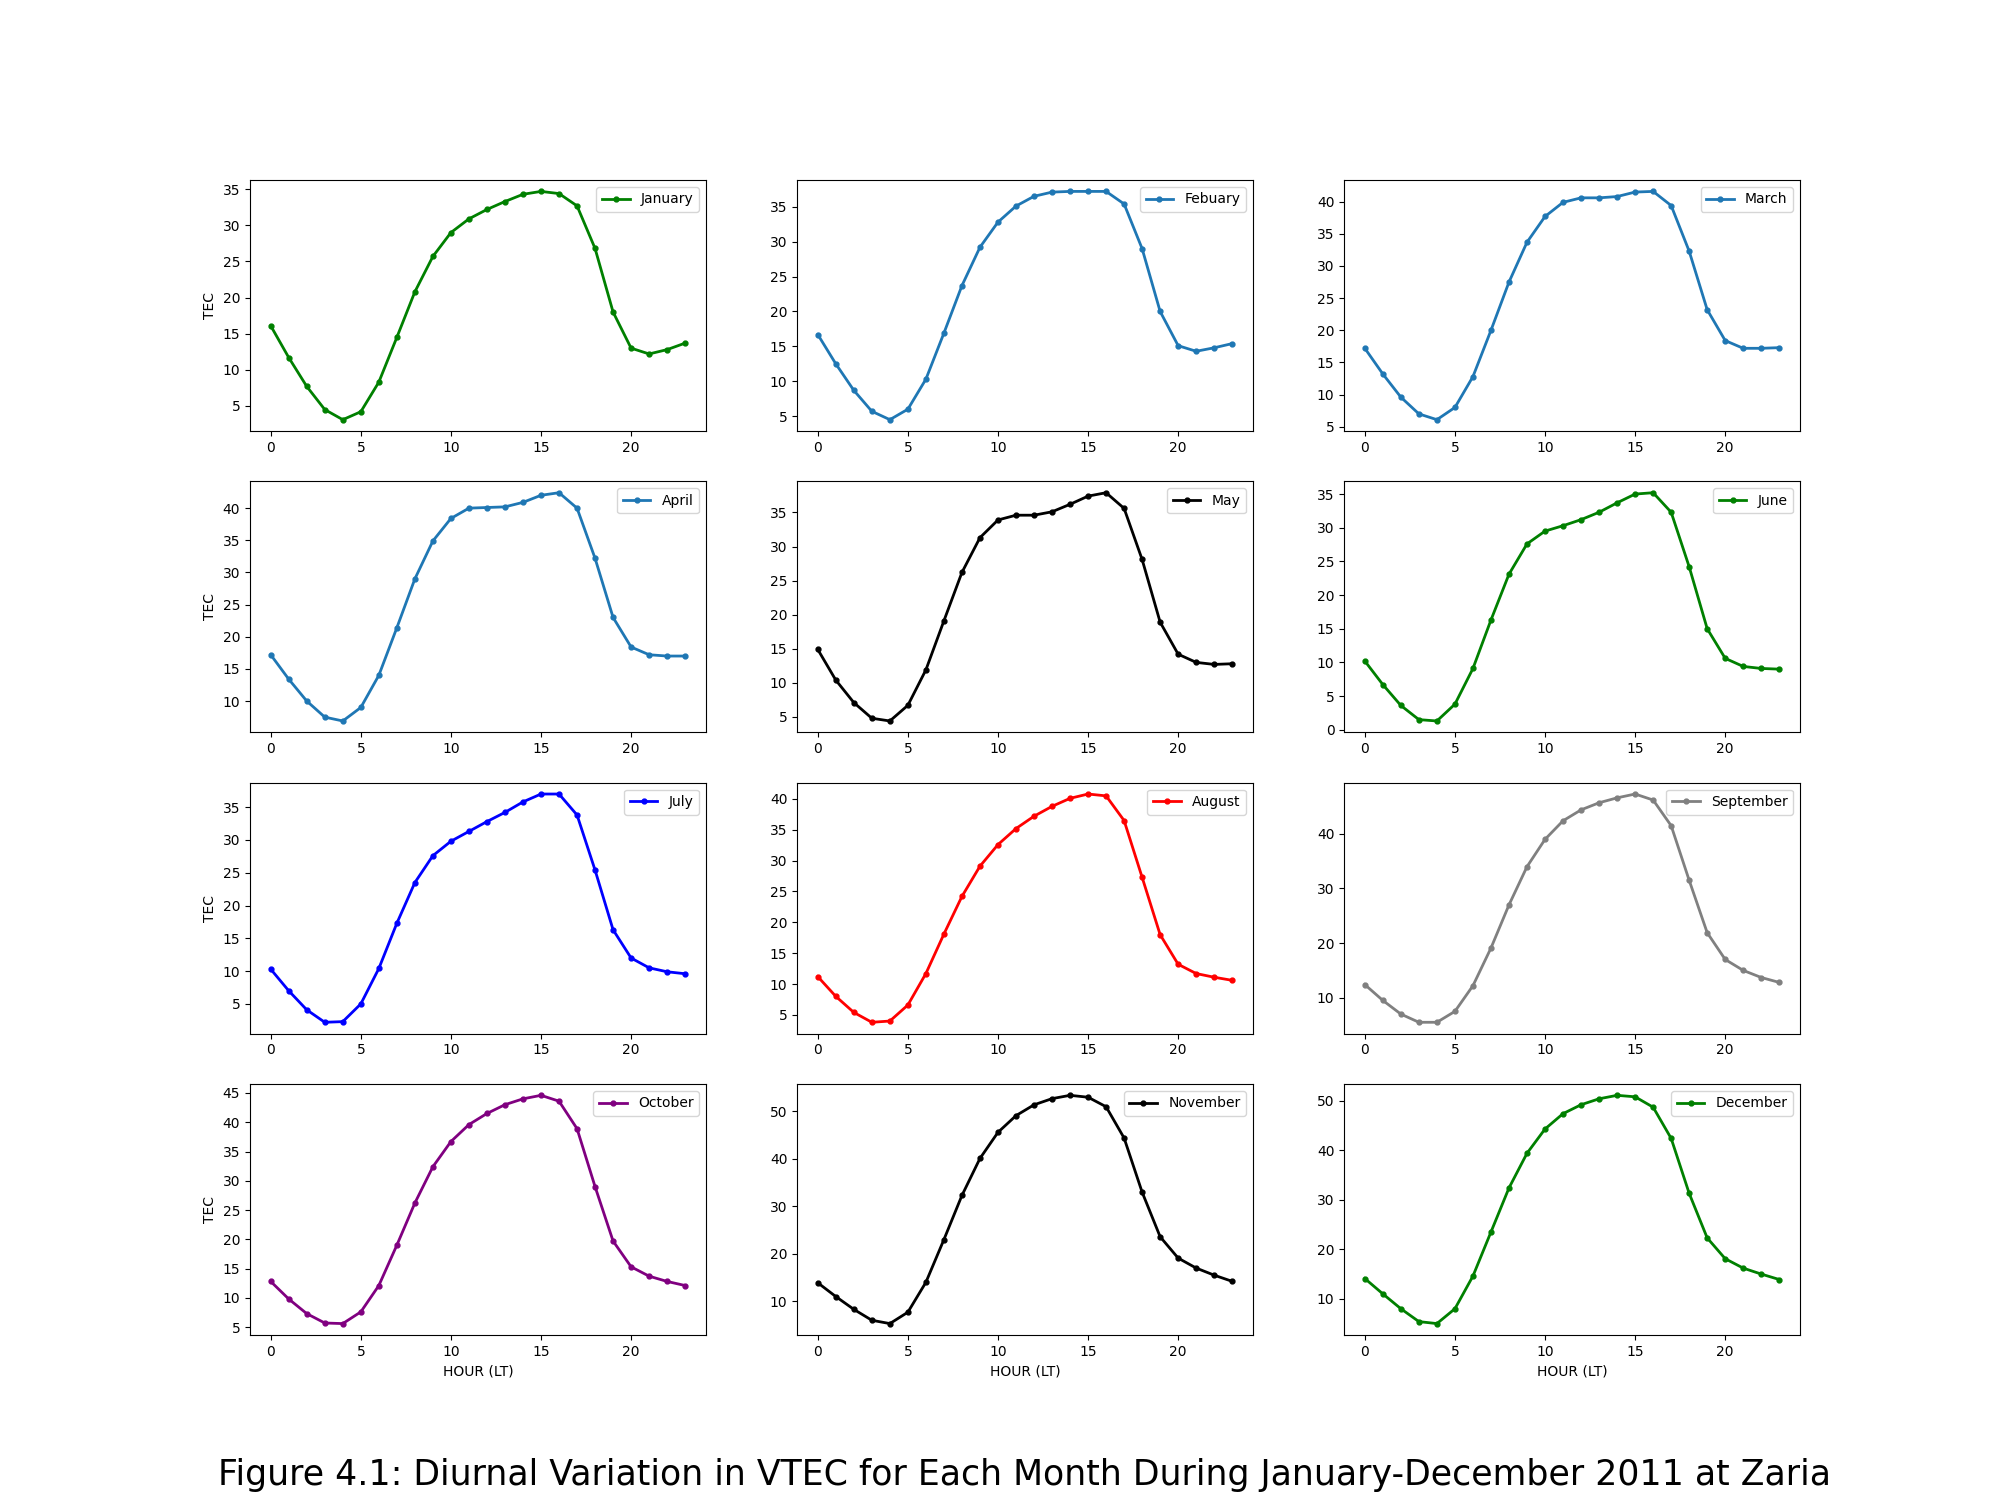

This chart was generated by the following Python code:
import matplotlib.pyplot as plt
import numpy as np

fig, axs = plt.subplots(4, 3)
  

#plot 1

x = [0, 1, 2, 3, 4, 5, 6, 7, 8, 9, 10, 11, 12, 13, 14, 15, 16, 17, 18, 19, 20, 21, 22, 23]
y = [16.1, 11.7, 7.7, 4.5, 3.1, 4.2, 8.3, 14.5, 20.8, 25.7, 29.0, 30.9, 32.2, 33.3, 34.3, 34.7, 34.4,32.7, 26.8, 18, 13.0, 12.2, 12.8, 13.7]


axs[0, 0].set_ylabel("TEC")

axs[0, 0].plot(x, y, marker="o", label="January", linewidth=2.0, markersize=3.5, color="green")


fig.set_size_inches(20, 15)
axs[0,0].legend()




#plot 2

x = [0, 1, 2, 3, 4, 5, 6, 7, 8, 9, 10, 11, 12, 13, 14, 15, 16, 17, 18, 19, 20, 21, 22, 23]
y = [16.7, 12.5, 8.7, 5.7, 4.5, 6.0, 10.3, 16.9, 23.7, 29.2, 32.8, 35.1, 36.5, 37.1, 37.2, 37.2, 37.2, 35.4, 29.0, 20.0, 15.1, 14.3, 14.8, 15.4]

axs[0, 1].plot(x, y, marker="o", label="Febuary", linewidth=2.0, markersize=3.5)
fig.set_size_inches(20, 15)
axs[0,1].legend()


x = [0, 1, 2, 3, 4, 5, 6, 7, 8, 9, 10, 11, 12, 13, 14, 15, 16, 17, 18, 19, 20, 21, 22, 23]
y = [17.2, 13.2, 9.6, 7.0, 6.1, 8.0, 12.8, 20.0, 27.5, 33.7, 37.7, 39.9, 40.6, 40.6, 40.8, 41.5, 41.6, 39.4, 32.3, 23.2, 18.4, 17.2, 17.2, 17.3]

axs[0,2].plot(x, y, marker="o", label="March", linewidth=2.0, markersize=3.5)
fig.set_size_inches(20, 15)
axs[0,2].legend()


#plot 4

x = [0, 1, 2, 3, 4, 5, 6, 7, 8, 9, 10, 11, 12, 13, 14, 15, 16, 17, 18, 19, 20, 21, 22, 23]
y = [
17.2, 13.4, 10.0,7.5, 6.9, 9.0, 14.0, 21.4, 29.0, 34.9, 38.4, 40.0, 40.1, 40.2, 40.9, 42.0, 42.4, 40.0, 32.2, 23.0, 18.4, 17.2, 17.0, 17.0]

axs[1, 0].plot(x, y, marker="o", label="April", linewidth=2.0, markersize=3.5)
axs[1, 0].set_ylabel("TEC")
fig.set_size_inches(20, 15)
axs[1,0].legend()

#plot 5

x = [0, 1, 2, 3, 4, 5, 6, 7, 8, 9, 10, 11, 12, 13, 14, 15, 16, 17, 18, 19, 20, 21, 22, 23]
y = [14.9, 10.4, 7.1, 4.8, 4.4, 6.7, 11.9, 19.1, 26.2, 31.3, 33.9, 34.6, 34.6, 35.1, 36.2, 37.4, 37.9, 35.6, 28.1, 18.9, 14.2,13.0, 12.7, 12.8]

axs[1, 1].plot(x, y, marker="o", label="May", linewidth=2.0, markersize=3.5, color="black")
fig.set_size_inches(20, 15)
axs[1,1].legend()



# plot 6

x = [0, 1, 2, 3, 4, 5, 6, 7, 8, 9, 10, 11, 12, 13, 14, 15, 16, 17, 18, 19, 20, 21, 22, 23]
y = [10.2, 6.7, 3.6, 1.5, 1.3, 3.8, 9.1, 16.3, 23.1, 27.6, 29.5, 30.3, 31.2, 32.3, 33.7, 35.0, 35.2, 32.3, 24.2, 15.0, 10.6, 9.4, 9.1, 9.0]

axs[1, 2].plot(x, y, marker="o", label="June", linewidth=2.0, markersize=3.5, color="green")
fig.set_size_inches(20, 15)
axs[1,2].legend()

# plot 7

x = [0, 1, 2, 3, 4, 5, 6, 7, 8, 9, 10, 11, 12, 13, 14, 15, 16, 17, 18, 19, 20, 21, 22, 23]
y = [10.3, 7.0, 4.1, 2.2, 2.3, 5.0, 10.4, 17.3, 23.5, 27.6, 29.8, 31.3, 32.8, 34.2, 35.8, 37.0, 37.0, 33.8, 25.4, 16.3, 12.0, 10.5, 9.9, 9.6]

axs[2, 0].plot(x, y, marker="o", label="July", linewidth=2.0, markersize=3.5, color="blue")
axs[2, 0].set_ylabel("TEC")
fig.set_size_inches(20, 15)
axs[2,0].legend()

# plot 8

x = [0, 1, 2, 3, 4, 5, 6, 7, 8, 9, 10, 11, 12, 13, 14, 15, 16, 17, 18, 19, 20, 21, 22, 23]
y = [11.2, 8.0, 5.4, 3.8, 4.0, 6.6, 11.7, 18.1, 24.2, 29.1, 32.6, 35.2, 37.2, 38.8, 40.1, 40.8, 40.5, 36.5, 27.3, 18.0, 13.2, 11.7, 11.1, 10.6]

axs[2, 1].plot(x, y, marker="o", label="August", linewidth=2.0, markersize=3.5, color="red")
fig.set_size_inches(20, 15)
axs[2,1].legend()

# plot 9

x = [0, 1, 2, 3, 4, 5, 6, 7, 8, 9, 10, 11, 12, 13, 14, 15, 16, 17, 18, 19, 20, 21, 22, 23]
y = [12.4, 9.5, 7.0, 5.5, 5.5, 7.5, 12.2, 19.1, 27.0, 34.0, 39.0, 42.4, 44.4, 45.7, 46.6, 47.3, 46.2, 41.5, 31.5, 21.9, 17.0, 15.0, 13.7, 12.8]

axs[2, 2].plot(x, y, marker="o", label="September", linewidth=2.0, markersize=3.5, color="grey")
fig.set_size_inches(20, 15)
axs[2,2].legend()

# plot 10

x = [0, 1, 2, 3, 4, 5, 6, 7, 8, 9, 10, 11, 12, 13, 14, 15, 16, 17, 18, 19, 20, 21, 22, 23]
y = [12.8, 9.8, 7.3, 5.7, 5.6, 7.6, 12.1, 19.0,26.2, 32.4, 36.7, 39.6, 41.5, 43.0, 44.0, 44.6, 43.6, 38.9, 29.0, 19.7, 15.3, 13.7, 12.8, 12.1]

axs[3, 0].plot(x, y, marker="o", label="October", linewidth=2.0, markersize=3.5, color="purple")
axs[3, 0].set_ylabel("TEC")
axs[3, 0].set_xlabel("HOUR (LT)")
fig.set_size_inches(20, 15)
axs[3,0].legend()


#plot 11

x = [0, 1, 2, 3, 4, 5, 6, 7, 8, 9, 10, 11, 12, 13, 14, 15, 16, 17, 18, 19, 20, 21, 22, 23]
y = [13.9, 11.0, 8.3, 6.0, 5.3, 7.7, 14.0, 23.0, 32.3, 40.1, 45.6, 49.12, 51.4, 52.7, 53.4, 53.0, 51.0, 44.4, 33.0, 23.6, 19.1, 17.0, 15.5, 14.2]

axs[3, 1].plot(x, y, marker="o", label="November", linewidth=2.0, markersize=3.5, color="black")
axs[3, 1].set_xlabel("HOUR (LT)")
fig.set_size_inches(20, 15)
axs[3,1].legend()

axs[3, 0].set_title("Figure 4.1: Diurnal Variation in VTEC for Each Month During January-December 2011 at Zaria", y=-0.63, x=1.7, fontsize=25)



# plot 12

x = [0, 1, 2, 3, 4, 5, 6, 7, 8, 9, 10, 11, 12, 13, 14, 15, 16, 17, 18, 19, 20, 21, 22, 23]
y = [14.1, 11.0, 8.0, 5.4, 5.0, 8.0, 14.6, 23.5, 32.4, 39.4, 44.3, 47.4,49.2, 50.4, 51.1, 50.8, 48.7, 42.4, 31.3, 22.3, 18.1, 16.2, 15.0, 13.9]

axs[3, 2].plot(x, y, marker="o", label="December", linewidth=2.0, markersize=3.5, color="green")
axs[3, 2].set_xlabel("HOUR (LT)")
fig.set_size_inches(20, 15)
axs[3,2].legend()


plt.savefig("2011")

plt.show()